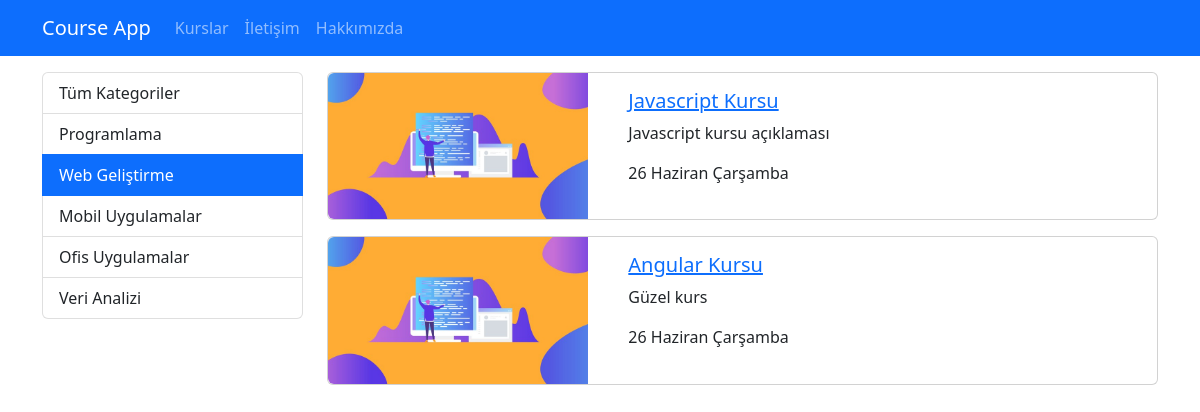
Screenshot of /kurslar/kategori/web-gelistirme with the database file from the repository.
### djangoapp/models.py (models this page shows, shortened)
class Category(models.Model):
    name = models.CharField(max_length=40)
    slug = models.SlugField(default="",null=False,unique=True,db_index=True, max_length=50)

class Course(models.Model):
    title = models.CharField(max_length=50)
    description = models.TextField()
    imageUrl = models.CharField(max_length=50, blank=False)
    date = models.DateField(auto_now=True)
    isActive = models.BooleanField()
    slug = models.SlugField(default="",blank=True, null=False, unique=True, db_index=True)
    category = models.ForeignKey(Category,default=1, on_delete=models.CASCADE)

### djangoapp/views.py (the view)
# urls.py: path('kategori/<slug:slug>', views.getCoursesByCategory, name='courses_by_category'),
def getCoursesByCategory(request, slug):
    kurslar = Course.objects.filter(category__slug=slug, isActive=True)
    kategoriler = Category.objects.all()
    return render(request, 'courses/index.html', {
        'categories' : kategoriler,
        'courses' : kurslar,
        'seciliKategori' : slug
    })

### djangoapp/templates/courses/index.html (shortened to what this page needs)
{% extends "layout.html" %}
{% load static %}
{% block css_files %}
    <link rel="stylesheet" href="{% static 'courses/css/style.css' %}">
    <link rel="stylesheet" href="https://cdnjs.cloudflare.com/ajax/libs/font-awesome/6.5.2/css/all.min.css"/>
{% endblock css_files %}
{% block content %}
<div class="container mt-3">
    <div class="row">
        <div class="col-3">
            {% include 'courses/partials/_categories.html' %}
        </div>
        <div class="col-9">
            {% for course in courses %}
                {% include 'courses/partials/_course.html' %}
            {% endfor %}
        </div>
    </div>
</div>
{% endblock content %}

### djangoapp/templates/courses/partials/_categories.html
<div class="list-group">
    <a href="/kurslar" class="list-group-item list-group-item-action">Tüm Kategoriler</a>
    {% for category in categories %}
        <a href="{% url 'courses_by_category' category.slug %}"
        class="list-group-item list-group-item-action {% if seciliKategori == category.slug %}active{% endif %}">
        {{ category.name|title }}
    </a>
    {% endfor %}
</div>

### djangoapp/templates/courses/partials/_course.html
{% load static %}
<div class="card mb-3">
    <div class="row">
        <div class="col-4">
            <img class="img-fluid rounded-start" src="{% static "courses/img/"|add:course.imageUrl %}" alt="{{ course.title }}">
        </div>
        <div class="col-8">
            <div class="card-body">
                <h5 class="card-title">
                    <a href="{% url 'course_details' course.slug %}">
                    {{ course.title|title }}
                    </a>
                </h5>
                <p class="card-text">{{ course.description|capfirst|truncatechars:40 }}</p>
                <p>{{ course.date|date:"d F l"}}</p>
            </div>
        </div>
    </div>
</div>

### rows the page displays
Category: name "Programlama"
Category: name "Web Geliştirme"
Category: name "Mobil Uygulamalar"
Category: name "Ofis Uygulamalar"
Category: name "Veri Analizi"
Course: imageUrl (picture), title "Javascript Kursu", description "Javascript kursu açıklaması", date "26 Haziran Çarşamba"
Course: imageUrl (picture), title "Angular Kursu", description "Güzel kurs", date "26 Haziran Çarşamba"
